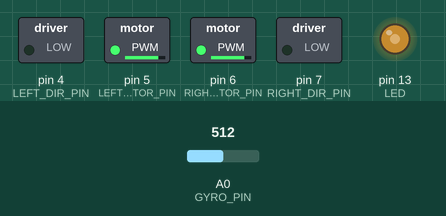
Simulated run of this sketch. Board: Arduino Uno, built with avr-gcc and run on an emulated ATmega328P. Shown: switched loads named in the sketch (green lamp = pin HIGH), output pins drawn as LEDs (lit = HIGH). Inputs (shaded band) come from the test bench; at power-on: A0 (GYRO_PIN) = 512. What the sketch prints to the serial monitor is not drawn.

Above: at 1.2 s.
1.3 s: A0 (GYRO_PIN) set to 392
At 2.5 s:
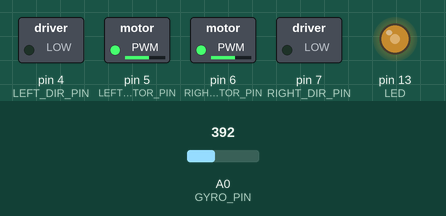
2.8 s: A0 (GYRO_PIN) set to 306
At 3.7 s:
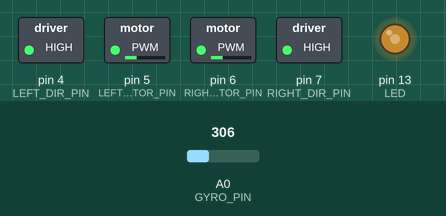
4.3 s: A0 (GYRO_PIN) set to 255
At 4.8 s:
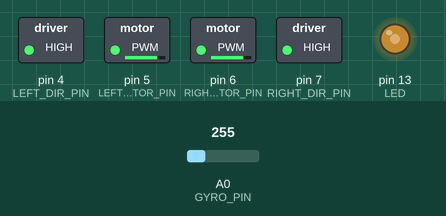
5.8 s: A0 (GYRO_PIN) set to 275
At 7.0 s:
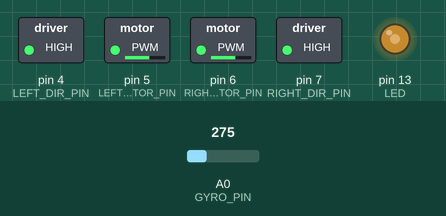
7.3 s: A0 (GYRO_PIN) set to 122
At 8.3 s:
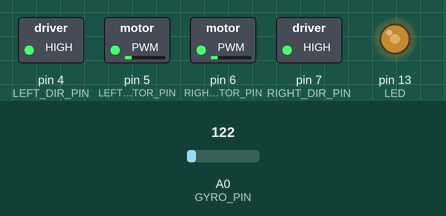
8.8 s: A0 (GYRO_PIN) set to 1023
At 9.5 s:
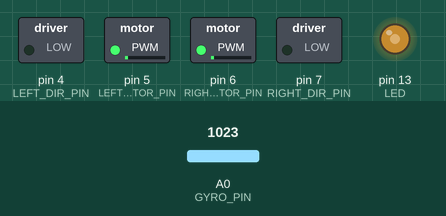
Timing chart, 0 to 11.3 s (numbered marks = the images above; inputs shaded):
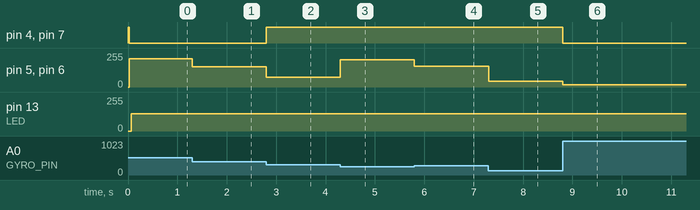

The sketch:

new_arduino_project.ino
```cpp
#include <SoftwareSerial.h>


//Define Bluetooth variables
#define LED 13
#define BT_TX 8
#define BT_RX 9
#define BT_Baudrate 9600
#define GYRO_PIN 0
//Motor variables
#define LEFT_DIR_PIN 4
#define RIGHT_DIR_PIN 7
#define LEFT_MOTOR_PIN 5
#define RIGHT_MOTOR_PIN 6
//#define BT_DEBUG
//#define GYRO_DEBUG
//#define PID_DEBUG
//#define PROCESSING_PLOT
int sensorValue = 0;
int x = 0;


float left_motor_speed = 0;
float right_motor_speed = 0;

SoftwareSerial BT(BT_TX, BT_RX);
char speed1 = 1; //0 means backwards, 2 is front, 1 means stop
char dir1 = 1; //0 is left, 2 is right. 1 means no direction.
const char UP = 'w';
const char DOWN = 's';
const char LEFT = 'a';
const char RIGHT = 'd';
const char STOP = 'x';
char led = 0;
// Loop variables
const int LOOPTIME = 10; //In milliseconds
long loop_start_time;
long loop_used_time;

// PID -controller
float PID_integrator_sum = 0.0;

// Some values: K_p = 0.0336, K_i = 0.2688
float PID[] = {2, 0};  // K_p, K_i
float feedback;

//float gv[7];
float initial_angle;
float initial_angle_sum = 0;
float set_point = 0.0;  // default set_point is 0 degrees, _|_

int minVal = 265;
int maxVal = 402;


void setup() {
    //analogReference(EXTERNAL);
    analogWrite(RIGHT_MOTOR_PIN, 0);
    analogWrite(LEFT_MOTOR_PIN, 0);
    led = 0;
    pinMode(RIGHT_DIR_PIN, OUTPUT);
    pinMode(LEFT_DIR_PIN, OUTPUT);
    digitalWrite(RIGHT_DIR_PIN, HIGH);
    digitalWrite(LEFT_DIR_PIN, HIGH);
    digitalWrite(LED, LOW);
    delay(20);
    pinMode(LED, OUTPUT);
    BT.begin(BT_Baudrate);


    Serial.begin(57600);
  set_point = 0;
}

void read_bluetooth() {
    char val = '0';
    dir1 = 1;
    char old_speed = speed1;
    unsigned int N = 10;
    for(unsigned int i = 0; i < N; i++){
    if (BT.available()) {
        val = BT.read();
    }
    if(isalpha(val) && val != 'b'){

      //Serial.println("Is alpha!");
      if (val == UP) {
          if(old_speed == 0){
            speed1 = 1;
          }
         // Serial.println("UP");
          else speed1 = 2;
      }

      else if (val == LEFT) {
          //Serial.println("LEFT");
          dir1 = 0;
      }
      else if (val == RIGHT) {
          //Serial.println("RIGHT");
          dir1 = 2;
      }
      else if (val == DOWN) {
        if(old_speed == 2){
            speed1 = 1;
          }
          //Serial.println("DOWN");
          else speed1 = 0;
      }
      else if (val == STOP) {

            speed1 = 1;

          //Serial.println("DOWN");

      }

    }
    }
      #ifdef BT_DEBUG
          Serial.print("Val: ");
          Serial.print(val);
          Serial.print("\tSpeed: ");
          Serial.print(speed1, DEC);
          Serial.print("\tDir: ");
          Serial.println(dir1, DEC);
      #endif

}

void read_gyro() {
  int xRead = analogRead(GYRO_PIN);
  x = map(xRead, minVal, maxVal, -90, 90);
  #ifdef GYRO_DEBUG
    Serial.print("x: ");
    Serial.println(x);
  #endif
  #ifdef PROCESSING_PLOT

    //Serial.println(sensorValue);
  #endif
}

void set_led() {
    if (led) digitalWrite(LED, HIGH);
    else digitalWrite(LED, LOW);
    led = !led;
}

void pid() {
  float error = set_point - x;
  PID_integrator_sum = PID_integrator_sum + error;  // Add the angle to PID_integrator_sum
  if(PID_integrator_sum > 10000){
    PID_integrator_sum = 10000;
  }
  feedback = PID[0] * error + PID[1] * PID_integrator_sum;
  #ifdef PID_DEBUG
        if((debug_index % 10) == 0){
        Serial.print("Setpoint\t");
        Serial.print(set_point);
        Serial.print("\t");
        Serial.print("Output\t");
        Serial.print(x);
        Serial.print("\t");
        Serial.print("Error\t");
        Serial.print(error);
        Serial.print("Feedback\t");
        Serial.print("\t");
        Serial.println(feedback);
        debug_index = 0;
      }
        debug_index++;
#endif
}

void doCalculations() {
  pid();

  left_motor_speed = feedback;
  right_motor_speed = feedback;
}

void setMotors() {

    //Sets direction to motors
    if(right_motor_speed < 0) {digitalWrite(RIGHT_DIR_PIN, LOW);
    //Serial.println("Taakke");
    }
    else{ digitalWrite(RIGHT_DIR_PIN, HIGH);
    //Serial.println("Ettee");
    }
    if(left_motor_speed < 0) digitalWrite(LEFT_DIR_PIN, LOW);
    else digitalWrite(LEFT_DIR_PIN, HIGH);

    //writes PWM value to motors
    analogWrite(LEFT_MOTOR_PIN, (int)abs(left_motor_speed));
    analogWrite(RIGHT_MOTOR_PIN, (int)abs(right_motor_speed));
}

void loop() {
    loop_start_time = micros();
    read_bluetooth();
    read_gyro();
    doCalculations();
    setMotors();
    set_led();
    loop_used_time = micros() - loop_start_time;
    Serial.println(x);
    if (loop_used_time < LOOPTIME) {
        delay(LOOPTIME - loop_used_time);
    }
}
```

Measured:
- after the input at 1.3 s, pin 5 (LEFT_MOTOR_PIN), pin 6 (RIGHT_MOTOR_PIN): 212/255 → 152/255 at once
- after the input at 2.8 s, pin 4 (LEFT_DIR_PIN), pin 7 (RIGHT_DIR_PIN): LOW → HIGH at once; pin 5 (LEFT_MOTOR_PIN), pin 6 (RIGHT_MOTOR_PIN): 152/255 → 74/255 at once
- after the input at 4.3 s, pin 5 (LEFT_MOTOR_PIN), pin 6 (RIGHT_MOTOR_PIN): 74/255 → 206/255 at once
- after the input at 5.8 s, pin 5 (LEFT_MOTOR_PIN), pin 6 (RIGHT_MOTOR_PIN): 206/255 → 154/255 at once
- after the input at 7.3 s, pin 5 (LEFT_MOTOR_PIN), pin 6 (RIGHT_MOTOR_PIN): 154/255 → 42/255 at once
- after the input at 8.8 s, pin 4 (LEFT_DIR_PIN), pin 7 (RIGHT_DIR_PIN): HIGH → LOW at once; pin 5 (LEFT_MOTOR_PIN), pin 6 (RIGHT_MOTOR_PIN): 42/255 → 18/255 at once
